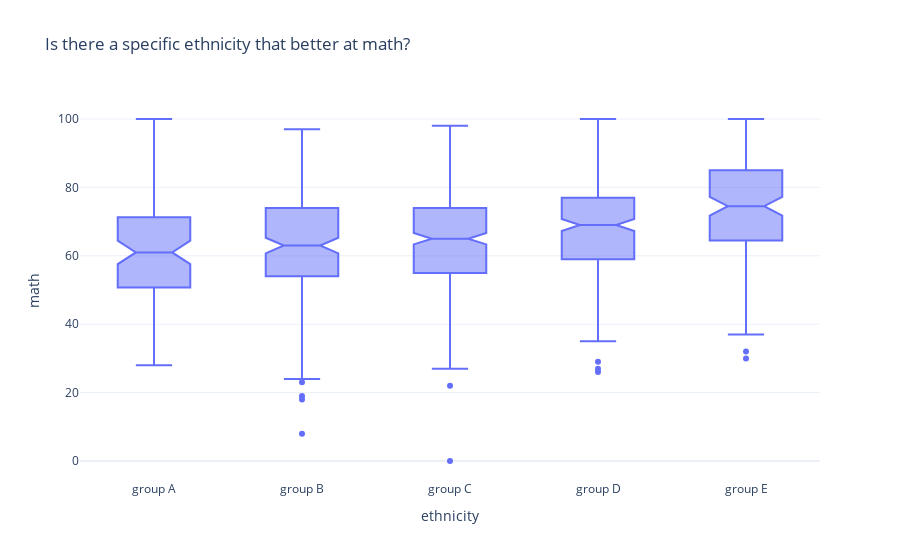

Notebook code cell kept with this figure:
### Code cell
fig = px.box(df,
             x='ethnicity', 
             y='math',
             template='plotly_white', 
             category_orders={'ethnicity':["group A","group B","group C","group D","group E"]},
             title="Is there a specific ethnicity that better at math?",
             notched=True)
fig.show()

### Figure 1 — Plotly figure (JSON) as saved in the notebook; plotly's stock layout.template omitted (floating-point values rounded to 4 significant figures; data arrays with more than 128 entries replaced by an {"elided": "..."} marker saying what was removed)
{"data": [{"alignmentgroup": "True", "hovertemplate": "ethnicity=%{x}<br>math=%{y}<extra></extra>", "legendgroup": "", "marker": {"color": "#636efa"}, "name": "", "notched": true, "offsetgroup": "", "orientation": "v", "showlegend": false, "type": "box", "x": {"elided": "1000 str values"}, "x0": " ", "xaxis": "x", "y": {"elided": "1000 int values"}, "y0": " ", "yaxis": "y"}], "layout": {"boxmode": "group", "legend": {"tracegroupgap": 0}, "title": {"text": "Is there a specific ethnicity that better at math?"}, "xaxis": {"anchor": "y", "categoryarray": ["group A", "group B", "group C", "group D", "group E"], "categoryorder": "array", "domain": [0, 1], "title": {"text": "ethnicity"}}, "yaxis": {"anchor": "x", "domain": [0, 1], "title": {"text": "math"}}}}
